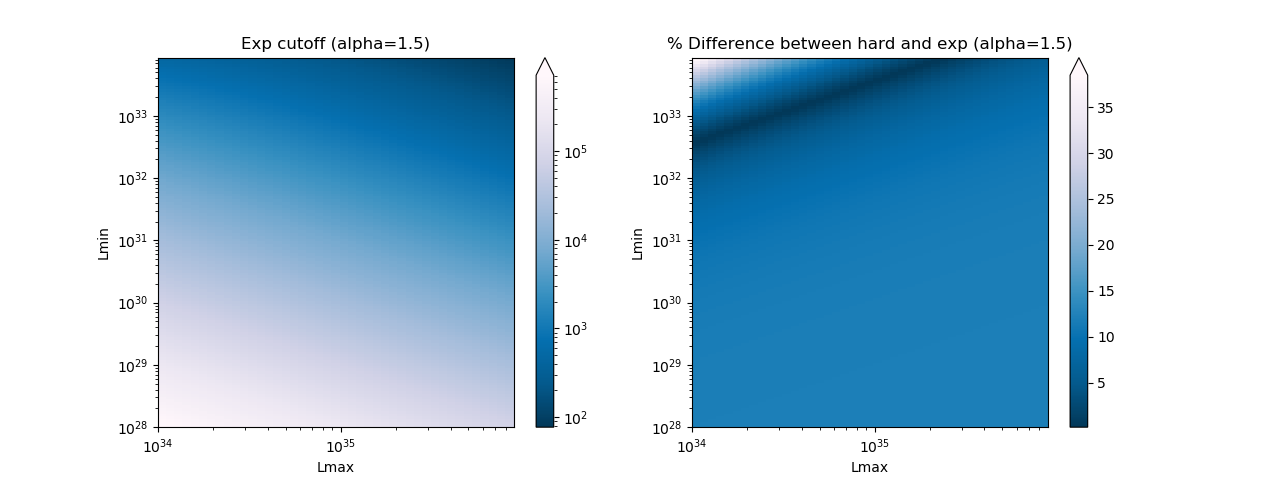

Reproduce this figure in Python.
'''
The purpose of this file is to use the Fermilab paper analysis
(arXiv link: https://arxiv.org/pdf/1911.12369.pdf) for varied
values of L_min and L_max, so that we can get the sensitivity
of their algorithm to these values.

The paper gives a reasonable value of alpha_L at [1.2, 1.5], 
which corresponds to about five thousand pulsars. However,
it states that the 4FGL catalog has found enough pulsars
only to admit a value of alpha_L = 1.93, which corresponds
to about 3,000,000 pulsars. These numbers are reproduced here.

Note that as alpha decreases, the number of pulsars also decreases,
at least in the range of alphas discussed above.
'''




from matplotlib import pyplot as plt
from math import log, exp
from scipy.special import gammainc, gamma
import matplotlib.colors as colors

POWER_STEP = 1.11 # 1 is the minimum

ALPHA_L = 1.5#1.93
L_EXCESS = 6.37e36  # All units are in erg per second
L_THRESH = 1.0e34
L_MIN_RANGE=[1.0e28, 1.0e34]
L_MAX_RANGE=[1.0e34, 1.0e36]

dimMin= int(log(L_MIN_RANGE[1]/L_MIN_RANGE[0]) / log(POWER_STEP))
dimMax= int(log(L_MAX_RANGE[1]/L_MAX_RANGE[0]) / log(POWER_STEP))

def Gamma(s, x):
    if(s < 0):
        return (Gamma(s+1, x) - x**s * exp(-x))/s
    return gamma(s) * (1-gammainc(s, x))

def getNumPulsars(lMin, lMax):
    lumHard = 1 / (2 - ALPHA_L) * (lMax**(2-ALPHA_L) - lMin**(2-ALPHA_L))
    Ahard = L_EXCESS / lumHard
    Nhard = Ahard / (1 - ALPHA_L) * (lMax**(1-ALPHA_L) - lMin**(1-ALPHA_L))

    lumExp = lMax**(2-ALPHA_L) * Gamma(2-ALPHA_L, lMin / lMax)
    Aexp = L_EXCESS / lumExp
    Nexp = Aexp *  lMax**(1-ALPHA_L) * Gamma(1-ALPHA_L, lMin / lMax)

    return (Nhard, Nexp)


print("Paper values:", getNumPulsars(1e29, 1e35))
print("Delta function values:", getNumPulsars(L_THRESH, L_THRESH*1.0001))


numPulsarsHard = []
numPulsarsExp = []
for i in range(dimMin):
    lineHard = []
    lineExp = []
    for j in range(dimMax):
        nHard, nExp = getNumPulsars(L_MIN_RANGE[0] * POWER_STEP**i, L_MAX_RANGE[0] * POWER_STEP**j)
        lineHard.append(nExp)
        lineExp.append(200 * abs(nExp-nHard)/(nExp+nHard))
    numPulsarsHard.append(lineHard)
    numPulsarsExp.append(lineExp)


lMinVals = [L_MIN_RANGE[0] * POWER_STEP**i for i in range(dimMin)]
lMaxVals = [L_MAX_RANGE[0] * POWER_STEP**j for j in range(dimMax)]

figsize = plt.figaspect(0.38)
fig, (ax1, ax2) = plt.subplots(ncols=2,figsize=figsize)
ax1.set_xscale("log")
ax1.set_yscale("log")
ax1.set_xlabel("Lmax")
ax1.set_ylabel("Lmin")
ax2.set_xscale("log")
ax2.set_yscale("log")
ax2.set_xlabel("Lmax")
ax2.set_ylabel("Lmin")
ax1.set_title("Exp cutoff (alpha={0})".format(ALPHA_L))
ax2.set_title("% Difference between hard and exp (alpha={0})".format(ALPHA_L))


c1 = ax1.pcolor(lMaxVals, lMinVals, numPulsarsHard, 
                   norm=colors.LogNorm(vmin=min([min(v) for v in numPulsarsHard]),
                   vmax=max([max(v) for v in numPulsarsHard])), cmap='PuBu_r')
plt.colorbar(c1, ax=ax1, extend='max')
c2 = ax2.pcolor(lMaxVals, lMinVals, numPulsarsExp, cmap='PuBu_r')
plt.colorbar(c2, ax=ax2, extend='max')
plt.savefig("tweaks.png")
plt.show()